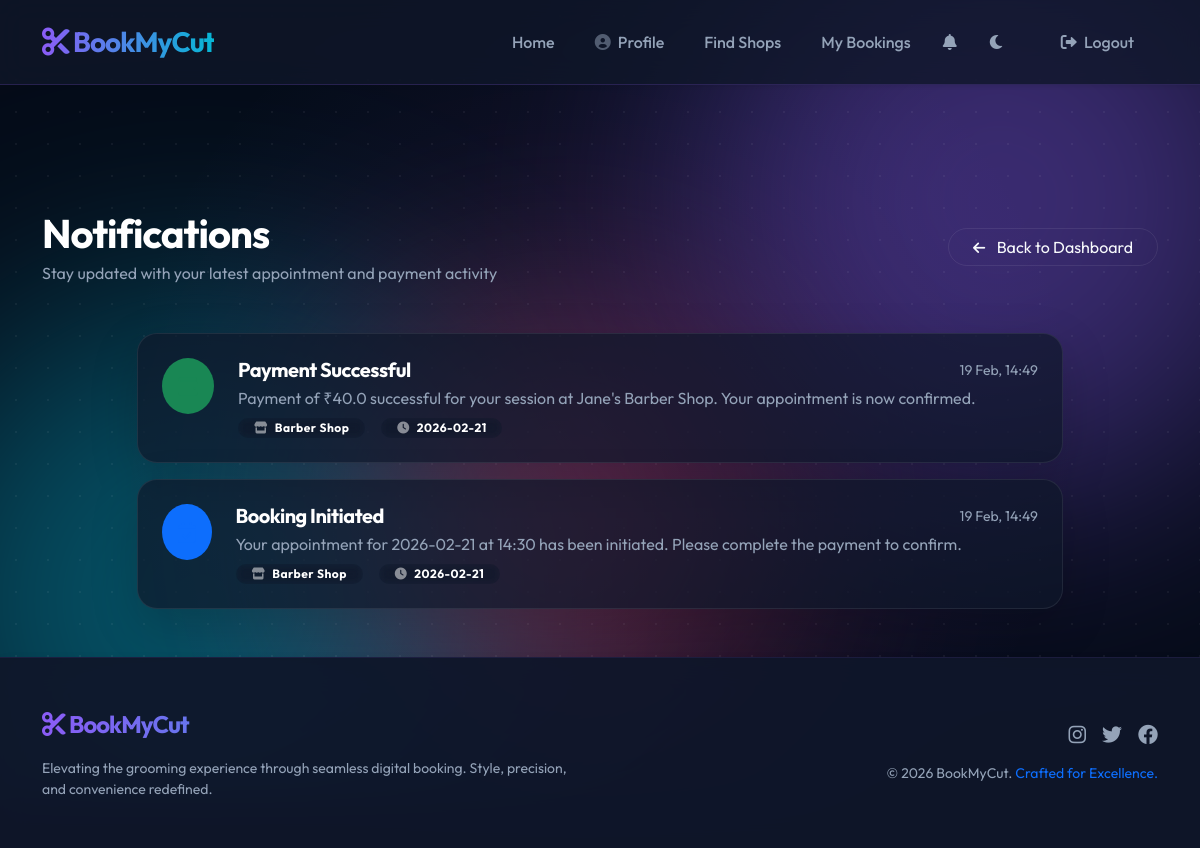
Page /inbox (signed in) on the committed database.
### tables this page shows
CREATE TABLE notifications (
    id INTEGER PRIMARY KEY AUTOINCREMENT,
    user_id INTEGER NOT NULL,
    appointment_id INTEGER NULL,
    title VARCHAR(100) NOT NULL,
    message TEXT NOT NULL,
    is_read BOOLEAN DEFAULT FALSE,
    created_at TIMESTAMP DEFAULT (datetime('now', 'localtime')),
    FOREIGN KEY (user_id) REFERENCES users(id) ON DELETE CASCADE,
    FOREIGN KEY (appointment_id) REFERENCES appointments(id) ON DELETE CASCADE
);

CREATE TABLE shops (
    id INTEGER PRIMARY KEY AUTOINCREMENT,
    owner_id INTEGER NOT NULL,
    name VARCHAR(100) NOT NULL,
    area VARCHAR(100) NOT NULL,
    address TEXT NOT NULL,
    description TEXT,
    contact_number VARCHAR(20),
    shop_image VARCHAR(255),
    created_at TIMESTAMP DEFAULT (datetime('now', 'localtime')),
    FOREIGN KEY (owner_id) REFERENCES users(id) ON DELETE CASCADE
);

CREATE TABLE appointments (
    id INTEGER PRIMARY KEY AUTOINCREMENT,
    user_id INTEGER NOT NULL,
    shop_id INTEGER NOT NULL,
    service_id INTEGER NULL,
    appointment_date DATE NOT NULL,
    appointment_time TIME NOT NULL,
    total_duration INTEGER NOT NULL DEFAULT 0,
    total_price DECIMAL(10, 2) NOT NULL DEFAULT 0,
    status TEXT DEFAULT 'pending' CHECK(status IN ('pending', 'confirmed', 'cancelled', 'completed')),
    payment_status TEXT DEFAULT 'unpaid' CHECK(payment_status IN ('unpaid', 'partially_paid', 'paid')),
    created_at TIMESTAMP DEFAULT (datetime('now', 'localtime')),
    FOREIGN KEY (user_id) REFERENCES users(id) ON DELETE CASCADE,
    FOREIGN KEY (shop_id) REFERENCES shops(id) ON DELETE CASCADE,
    FOREIGN KEY (service_id) REFERENCES services(id) ON DELETE SET NULL
);

### app.py (the view)
@app.route('/inbox')
def inbox():
    if not is_logged_in():
        return redirect(url_for('login'))
    cursor = get_db_cursor()
    cursor.execute('''
        SELECT n.*, a.appointment_date, a.appointment_time, s.name as shop_name
        FROM notifications n
        LEFT JOIN appointments a ON n.appointment_id = a.id
        LEFT JOIN shops s ON a.shop_id = s.id
        WHERE n.user_id = ?
        ORDER BY n.created_at DESC
    ''', (session['id'],))
    notifications = cursor.fetchall()
    cursor.execute('UPDATE notifications SET is_read = TRUE WHERE user_id = ?', (session['id'],))
    db.connection.commit()
    return render_template('inbox.html', notifications=notifications)

### app.py (called while the page is built)
@app.template_filter('datetimeformat')
def datetimeformat(value, format='%d %b, %H:%M'):
    if value is None:
        return ""
    if isinstance(value, str):
        try:
            dt = datetime.strptime(value, '%Y-%m-%d %H:%M:%S')
            return dt.strftime(format)
        except ValueError:
            return value
    return value.strftime(format)

def get_db_cursor():
    return db.connection.cursor()

def is_logged_in():
    return 'loggedin' in session

def is_owner():
    return 'role' in session and session['role'] == 'shop_owner'

@app.context_processor
def inject_shop_status():
    unread_count = 0
    if is_logged_in():
        from flask import g
        cursor = get_db_cursor()
        cursor.execute("SELECT COUNT(*) as count FROM notifications WHERE user_id = ? AND is_read = FALSE", (session['id'],))
        res = cursor.fetchone()
        unread_count = res['count'] if res else 0
    if is_logged_in() and is_owner():
        cursor = get_db_cursor()
        cursor.execute('SELECT id FROM shops WHERE owner_id = ?', (session['id'],))
        shop = cursor.fetchone()
        return {'owner_has_shop': shop is not None, 'owner_shop_id': shop['id'] if shop else None, 'unread_notifications': unread_count, 'get_now': get_now}
    return {'owner_has_shop': False, 'owner_shop_id': None, 'unread_notifications': unread_count, 'get_now': get_now}

    @property
    def connection(self):
        if 'db_conn' not in g:
            g.db_conn = sqlite3.connect(self.db_path)
            g.db_conn.row_factory = sqlite3.Row
            g.db_conn.execute("PRAGMA foreign_keys = ON")
        return g.db_conn

### templates/inbox.html (shortened to what this page needs)
{% extends 'base.html' %}
{% block content %}
<div class="row align-items-center mb-5 fade-in">
    <div class="col-md-6">
        <h1 class="fw-bold text-white mb-1">Notifications</h1>
        <p class="text-muted mb-0">Stay updated with your latest appointment and payment activity</p>
    </div>
    <div class="col-md-6 text-md-end mt-3 mt-md-0">
        <a href="{{ url_for('customer_dashboard') if session.role == 'customer' else url_for('owner_dashboard') }}"
            class="btn btn-outline-light rounded-pill px-4">
            <i class="fas fa-arrow-left me-2 small"></i> Back to Dashboard
        </a>
    </div>
</div>
<div class="row fade-in delay-1">
    <div class="col-md-10 mx-auto">
        {% if notifications %}
        <div class="notification-container d-flex flex-column gap-3">
            {% for note in notifications %}
            <div class="glass-card p-4 reveal shadow-lg {% if not note.is_read %}border-primary border-opacity-25{% endif %}"
                style="border-radius: 20px; transition: transform 0.3s ease;">
                <div class="d-flex align-items-start gap-4">
                    <div
                        class="bg-{{ 'primary' if 'Booking' in note.title else 'success' if 'Payment' in note.title or 'Completed' in note.title else 'danger' if 'Cancelled' in note.title else 'info' }} bg-opacity-20 p-3 rounded-circle shadow-inner">
                        <i
                            class="fas {{ 'fa-calendar-check' if 'Booking' in note.title else 'fa-wallet' if 'Payment' in note.title else 'fa-check-circle' if 'Completed' in note.title else 'fa-times-circle' if 'Cancelled' in note.title else 'fa-bell' }} fa-lg text-{{ 'primary' if 'Booking' in note.title else 'success' if 'Payment' in note.title or 'Completed' in note.title else 'danger' if 'Cancelled' in note.title else 'info' }}"></i>
                    </div>
                    <div class="flex-grow-1">
                        <div class="d-flex justify-content-between align-items-center mb-1">
                            <h5 class="fw-bold text-white mb-0">{{ note.title }}</h5>
                            <span class="text-muted small">{{ note.created_at | datetimeformat }}</span>
                        </div>
                        <p class="text-muted mb-2">{{ note.message }}</p>
                        {% if note.appointment_id %}
                        <div class="d-flex align-items-center gap-3 mt-2">
                            <div class="badge badge-soft-light rounded-pill px-3 py-1">
                                <i class="fas fa-store me-1 opacity-50"></i> {{ note.shop_name }}
                            </div>
                            <div class="badge badge-soft-light rounded-pill px-3 py-1">
                                <i class="fas fa-clock me-1 opacity-50"></i> {{ note.appointment_date }}
                            </div>
                        </div>
                        {% endif %}
                    </div>
                </div>
            </div>
            {% endfor %}
        </div>
        {% endif %}
    </div>
</div>
{% endblock %}

### static/css/style.css (style rules this page uses)
:root { --bg-color: #050b18; --surface-color: #0f172a; --primary-color: #8b5cf6; --primary-glow: rgba(139, 92, 246, 0.5); --secondary-color: #06b6d4; --secondary-glow: rgba(6, 182, 212, 0.5); --accent-color: #f43f5e; --text-color: #f8fafc; --text-muted: #94a3b8; --glass-bg: rgba(15, 23, 42, 0.7); --glass-border: rgba(255, 255, 255, 0.08); --shadow-sm: 0 1px 2px 0 rgba(0, 0, 0, 0.05); --shadow-md: 0 4px 6px -1px rgba(0, 0, 0, 0.1), 0 2px 4px -1px rgba(0, 0, 0, 0.06); --shadow-lg: 0 10px 15px -3px rgba(0, 0, 0, 0.4), 0 4px 6px -2px rgba(0, 0, 0, 0.2); --shadow-xl: 0 20px 25px -5px rgba(0, 0, 0, 0.5), 0 10px 10px -5px rgba(0, 0, 0, 0.3); --nav-bg: rgba(15, 23, 42, 0.8); --footer-bg: rgba(15, 23, 42, 0.95); --card-hover-bg: linear-gradient(145deg, rgba(139, 92, 246, 0.1), rgba(6, 182, 212, 0.05)); --transition-speed: 0.3s; --slot-grid-bg: rgba(0, 0, 0, 0.3); --slot-btn-border: rgba(255, 255, 255, 0.1); --hero-title-gradient: linear-gradient(135deg, #ffffff 0%, #cbd5e1 100%); --hero-text-clr: rgba(248, 250, 252, 0.85); --hero-border-clr: rgba(255, 255, 255, 0.12); --hero-glow-opacity: 0.3; --aurora-1: #8b5cf6; --aurora-2: #06b6d4; --aurora-3: #f43f5e; --aurora-4: #6366f1; --dot-color: rgba(255, 255, 255, 0.05); --card-sub-bg: rgba(255, 255, 255, 0.03); --inner-border: rgba(255, 255, 255, 0.1); }
body { font-family: 'Outfit', sans-serif; background-color: var(--bg-color); color: var(--text-color); display: flex; flex-direction: column; min-height: 100vh; overflow-x: hidden; position: relative; transition: background-color var(--transition-speed), color var(--transition-speed); }
.glass-card { background: var(--glass-bg); backdrop-filter: blur(16px) saturate(180%); -webkit-backdrop-filter: blur(16px) saturate(180%); border: 1px solid var(--glass-border); border-radius: 20px; box-shadow: var(--shadow-lg); transition: all 0.5s cubic-bezier(0.23, 1, 0.32, 1); position: relative; overflow: hidden; }
.text-muted { color: var(--text-muted) !important; }
.btn-outline-light { border-color: var(--glass-border); color: var(--text-color); }
h1, h2, h3, h4, h5, h6 { font-weight: 700; letter-spacing: -0.025em; }
.fade-in { animation: slideUp 0.8s cubic-bezier(0.2, 0.8, 0.2, 1) forwards; }
.reveal { opacity: 0; transform: translateY(30px); transition: all 0.8s cubic-bezier(0.2, 0.8, 0.2, 1); will-change: transform, opacity; }
.reveal.active { opacity: 1 !important; transform: translateY(0) !important; }
.delay-1 { transition-delay: 0.1s; }
.badge { padding: 0.6em 1.2em; font-weight: 700; letter-spacing: 0.5px; border-radius: 50px; backdrop-filter: blur(4px); }

### rows in the picture
notifications: title "Payment Successful", created_at "19 Feb, 14:49", message "Payment of ₹40.0 successful for your session at Jane's Barber Shop. Your appointment is now confirmed.", shop_name "Barber Shop", appointment_date "2026-02-21"
notifications: title "Booking Initiated", created_at "19 Feb, 14:49", message "Your appointment for 2026-02-21 at 14:30 has been initiated. Please complete the payment to confirm.", shop_name "Barber Shop", appointment_date "2026-02-21"
